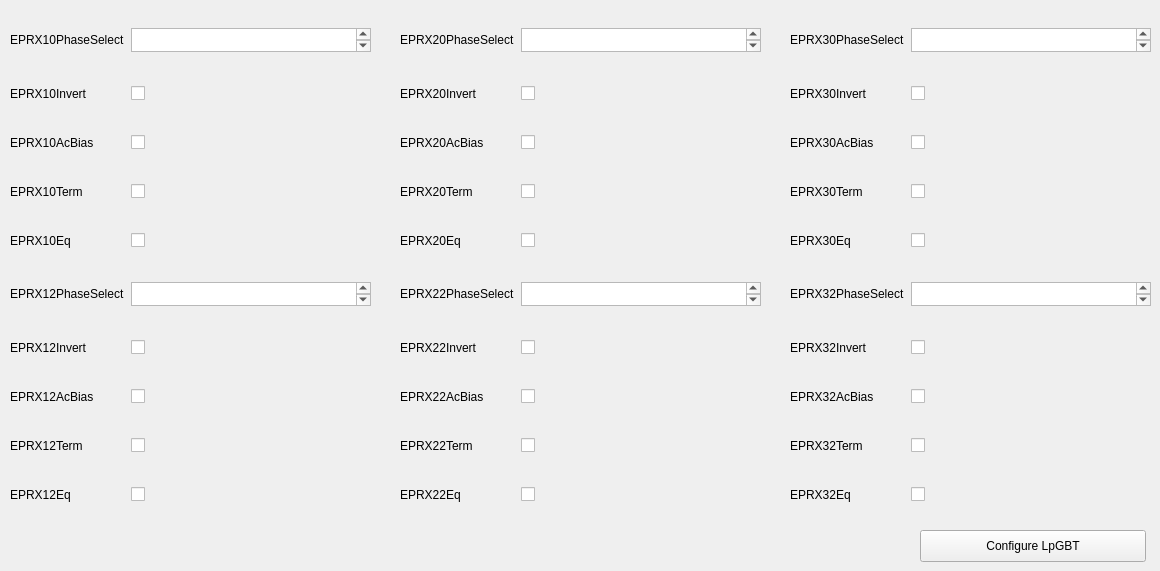
          <widget class="QWidget" name="tab_33">
           <attribute name="title">
            <string>EPRXChnCntr</string>
           </attribute>
           <widget class="QWidget" name="gridLayoutWidget_67">
            <property name="geometry">
             <rect>
              <x>790</x>
              <y>0</y>
              <width>361</width>
              <height>531</height>
             </rect>
            </property>
            <layout class="QGridLayout" name="gridLayout_43">
             <item row="3" column="1">
              <widget class="QCheckBox" name="lpgbt12eprx30chncntrXTermBox">
               <property name="text">
                <string/>
               </property>
              </widget>
             </item>
             <item row="0" column="0">
              <widget class="QLabel" name="lpgbt12eprx2controlX0TrackModeLabel_3">
               <property name="text">
                <string>EPRX30PhaseSelect</string>
               </property>
              </widget>
             </item>
             <item row="5" column="1">
              <widget class="QPlainTextEdit" name="lpgbt12eprx32chncntrXPhaseSelectBox">
               <property name="maximumSize">
                <size>
                 <width>16777215</width>
                 <height>24</height>
                </size>
               </property>
              </widget>
             </item>
             <item row="3" column="0">
              <widget class="QLabel" name="lpgbt12eprx3controlX2EnableLabel_3">
               <property name="text">
                <string>EPRX30Term</string>
               </property>
              </widget>
             </item>
             <item row="8" column="0">
              <widget class="QLabel" name="lpgbt12eprx3controlX2EnableLabel_4">
               <property name="text">
                <string>EPRX32Term</string>
               </property>
              </widget>
             </item>
             <item row="6" column="1">
              <widget class="QCheckBox" name="lpgbt12eprx32chncntrXInvertBox">
               <property name="text">
                <string/>
               </property>
              </widget>
             </item>
             <item row="9" column="1">
              <widget class="QCheckBox" name="lpgbt12eprx32chncntrXEqBox">
               <property name="text">
                <string/>
               </property>
              </widget>
             </item>
             <item row="6" column="0">
              <widget class="QLabel" name="lpgbt12eprx3controlX0EnableLabel_4">
               <property name="text">
                <string>EPRX32Invert</string>
               </property>
              </widget>
             </item>
             <item row="1" column="0">
              <widget class="QLabel" name="lpgbt12eprx3controlX0EnableLabel_3">
               <property name="text">
                <string>EPRX30Invert</string>
               </property>
              </widget>
             </item>
             <item row="2" column="1">
              <widget class="QCheckBox" name="lpgbt12eprx30chncntrXAcBiasBox">
               <property name="text">
                <string/>
               </property>
              </widget>
             </item>
             <item row="7" column="1">
              <widget class="QCheckBox" name="lpgbt12eprx32chncntrXAcBiasBox">
               <property name="text">
                <string/>
               </property>
              </widget>
             </item>
             <item row="9" column="0">
              <widget class="QLabel" name="lpgbt12eprx3controlX3EnableLabel_4">
               <property name="text">
                <string>EPRX32Eq</string>
               </property>
              </widget>
             </item>
             <item row="2" column="0">
              <widget class="QLabel" name="lpgbt12eprx3controlX1EnableLabel_3">
               <property name="text">
                <string>EPRX30AcBias</string>
               </property>
              </widget>
             </item>
             <item row="5" column="0">
              <widget class="QLabel" name="lpgbt12eprx2controlX0TrackModeLabel_4">
               <property name="text">
                <string>EPRX32PhaseSelect</string>
               </property>
              </widget>
             </item>
             <item row="4" column="1">
              <widget class="QCheckBox" name="lpgbt12eprx30chncntrXEqBox">
               <property name="text">
                <string/>
               </property>
              </widget>
             </item>
             <item row="8" column="1">
              <widget class="QCheckBox" name="lpgbt12eprx32chncntrXTermBox">
               <property name="text">
                <string/>
               </property>
              </widget>
             </item>
             <item row="1" column="1">
              <widget class="QCheckBox" name="lpgbt12eprx30chncntrXInvertBox">
               <property name="text">
                <string/>
               </property>
              </widget>
             </item>
             <item row="7" column="0">
              <widget class="QLabel" name="lpgbt12eprx3controlX1EnableLabel_4">
               <property name="text">
                <string>EPRX32AcBias</string>
               </property>
              </widget>
             </item>
             <item row="0" column="1">
              <widget class="QPlainTextEdit" name="lpgbt12eprx30chncntrXPhaseSelectBox">
               <property name="maximumSize">
                <size>
                 <width>16777215</width>
                 <height>24</height>
                </size>
               </property>
              </widget>
             </item>
             <item row="4" column="0">
              <widget class="QLabel" name="lpgbt12eprx3controlX3EnableLabel_3">
               <property name="text">
                <string>EPRX30Eq</string>
               </property>
              </widget>
             </item>
            </layout>
           </widget>
           <widget class="QWidget" name="gridLayoutWidget_65">
            <property name="geometry">
             <rect>
              <x>10</x>
              <y>0</y>
              <width>361</width>
              <height>531</height>
             </rect>
            </property>
            <layout class="QGridLayout" name="gridLayout_41">
             <item row="4" column="0">
              <widget class="QLabel" name="lpgbt12eprx3controlX3EnableLabel_2">
               <property name="text">
                <string>EPRX10Eq</string>
               </property>
              </widget>
             </item>
             <item row="4" column="1">
              <widget class="QCheckBox" name="lpgbt12eprx10chncntrXEqBox">
               <property name="text">
                <string/>
               </property>
              </widget>
             </item>
             <item row="3" column="0">
              <widget class="QLabel" name="lpgbtCLKGCDRPropCurWhenLockedLabel_2">
               <property name="text">
                <string>EPRX10Term</string>
               </property>
              </widget>
             </item>
             <item row="3" column="1">
              <widget class="QCheckBox" name="lpgbt12eprx10chncntrXTermBox">
               <property name="text">
                <string/>
               </property>
              </widget>
             </item>
             <item row="2" column="0">
              <widget class="QLabel" name="lpgbt12eprx3controlX1EnableLabel_2">
               <property name="text">
                <string>EPRX10AcBias</string>
               </property>
              </widget>
             </item>
             <item row="2" column="1">
              <widget class="QCheckBox" name="lpgbt12eprx10chncntrXAcBiasBox">
               <property name="text">
                <string/>
               </property>
              </widget>
             </item>
             <item row="1" column="0">
              <widget class="QLabel" name="lpgbt12eprx3controlX0EnableLabel_2">
               <property name="text">
                <string>EPRX10Invert</string>
               </property>
              </widget>
             </item>
             <item row="1" column="1">
              <widget class="QCheckBox" name="lpgbt12eprx10chncntrXInvertBox">
               <property name="text">
                <string/>
               </property>
              </widget>
             </item>
             <item row="0" column="0">
              <widget class="QLabel" name="lpgbt12eprx2controlX0TrackModeLabel_2">
               <property name="text">
                <string>EPRX10PhaseSelect</string>
               </property>
              </widget>
             </item>
             <item row="0" column="1">
              <widget class="QPlainTextEdit" name="lpgbt12eprx10chncntrXPhaseSelectBox">
               <property name="maximumSize">
                <size>
                 <width>16777215</width>
                 <height>24</height>
                </size>
               </property>
              </widget>
             </item>
             <item row="5" column="0">
              <widget class="QLabel" name="lpgbt12eprx2controlX0EnableLabel_4">
               <property name="text">
                <string>EPRX12PhaseSelect</string>
               </property>
              </widget>
             </item>
             <item row="5" column="1">
              <widget class="QPlainTextEdit" name="lpgbt12eprx12chncntrXPhaseSelectBox">
               <property name="maximumSize">
                <size>
                 <width>16777215</width>
                 <height>24</height>
                </size>
               </property>
              </widget>
             </item>
             <item row="6" column="0">
              <widget class="QLabel" name="lpgbt12eprx2controlX1EnableLabel_4">
               <property name="text">
                <string>EPRX12Invert</string>
               </property>
              </widget>
             </item>
             <item row="6" column="1">
              <widget class="QCheckBox" name="lpgbt12eprx12chncntrXInvertBox">
               <property name="text">
                <string/>
               </property>
              </widget>
             </item>
             <item row="7" column="0">
              <widget class="QLabel" name="lpgbt12eprx2controlX2EnableLabel_4">
               <property name="text">
                <string>EPRX12AcBias</string>
               </property>
              </widget>
             </item>
             <item row="7" column="1">
              <widget class="QCheckBox" name="lpgbt12eprx12chncntrXAcBiasBox">
               <property name="text">
                <string/>
               </property>
              </widget>
             </item>
             <item row="8" column="0">
              <widget class="QLabel" name="lpgbtCLKGCDRPropCurLabel_2">
               <property name="text">
                <string>EPRX12Term</string>
               </property>
              </widget>
             </item>
             <item row="8" column="1">
              <widget class="QCheckBox" name="lpgbt12eprx12chncntrXTermBox">
               <property name="text">
                <string/>
               </property>
              </widget>
             </item>
             <item row="9" column="0">
              <widget class="QLabel" name="lpgbt12eprx0controlX0DataRateLabel_5">
               <property name="text">
                <string>EPRX12Eq</string>
               </property>
              </widget>
             </item>
             <item row="9" column="1">
              <widget class="QCheckBox" name="lpgbt12eprx12chncntrXEqBox">
               <property name="text">
                <string/>
               </property>
              </widget>
             </item>
            </layout>
           </widget>
           <widget class="QWidget" name="gridLayoutWidget_66">
            <property name="geometry">
             <rect>
              <x>400</x>
              <y>0</y>
              <width>361</width>
              <height>531</height>
             </rect>
            </property>
            <layout class="QGridLayout" name="gridLayout_42">
             <item row="5" column="0">
              <widget class="QLabel" name="lpgbt12eprx2controlX0EnableLabel_3">
               <property name="text">
                <string>EPRX22PhaseSelect</string>
               </property>
              </widget>
             </item>
             <item row="0" column="0">
              <widget class="QLabel" name="lpgbt12eprx2controlX0EnableLabel_2">
               <property name="text">
                <string>EPRX20PhaseSelect</string>
               </property>
              </widget>
             </item>
             <item row="5" column="1">
              <widget class="QPlainTextEdit" name="lpgbt12eprx22chncntrXPhaseSelectBox">
               <property name="maximumSize">
                <size>
                 <width>16777215</width>
                 <height>24</height>
                </size>
               </property>
              </widget>
             </item>
             <item row="0" column="1">
              <widget class="QPlainTextEdit" name="lpgbt12eprx20chncntrXPhaseSelectBox">
               <property name="maximumSize">
                <size>
                 <width>16777215</width>
                 <height>24</height>
                </size>
               </property>
              </widget>
             </item>
             <item row="6" column="0">
              <widget class="QLabel" name="lpgbt12eprx2controlX1EnableLabel_3">
               <property name="text">
                <string>EPRX22Invert</string>
               </property>
              </widget>
             </item>
             <item row="1" column="0">
              <widget class="QLabel" name="lpgbt12eprx2controlX1EnableLabel_2">
               <property name="text">
                <string>EPRX20Invert</string>
               </property>
              </widget>
             </item>
             <item row="6" column="1">
              <widget class="QCheckBox" name="lpgbt12eprx22chncntrXInvertBox">
               <property name="text">
                <string/>
               </property>
              </widget>
             </item>
             <item row="1" column="1">
              <widget class="QCheckBox" name="lpgbt12eprx20chncntrXInvertBox">
               <property name="text">
                <string/>
               </property>
              </widget>
             </item>
             <item row="7" column="0">
              <widget class="QLabel" name="lpgbt12eprx2controlX2EnableLabel_3">
               <property name="text">
                <string>EPRX22AcBias</string>
               </property>
              </widget>
             </item>
             <item row="2" column="0">
              <widget class="QLabel" name="lpgbt12eprx2controlX2EnableLabel_2">
               <property name="text">
                <string>EPRX20AcBias</string>
               </property>
              </widget>
             </item>
             <item row="7" column="1">
              <widget class="QCheckBox" name="lpgbt12eprx22chncntrXAcBiasBox">
               <property name="text">
                <string/>
               </property>
              </widget>
             </item>
             <item row="2" column="1">
              <widget class="QCheckBox" name="lpgbt12eprx20chncntrXAcBiasBox">
               <property name="text">
                <string/>
               </property>
              </widget>
             </item>
             <item row="8" column="0">
              <widget class="QLabel" name="lpgbt12eprx2controlX3EnableLabel_3">
               <property name="text">
                <string>EPRX22Term</string>
               </property>
              </widget>
             </item>
             <item row="3" column="0">
              <widget class="QLabel" name="lpgbt12eprx2controlX3EnableLabel_2">
               <property name="text">
                <string>EPRX20Term</string>
               </property>
              </widget>
             </item>
             <item row="8" column="1">
              <widget class="QCheckBox" name="lpgbt12eprx22chncntrXTermBox">
               <property name="text">
                <string/>
               </property>
              </widget>
             </item>
             <item row="3" column="1">
              <widget class="QCheckBox" name="lpgbt12eprx20chncntrXTermBox">
               <property name="text">
                <string/>
               </property>
              </widget>
             </item>
             <item row="9" column="0">
              <widget class="QLabel" name="lpgbt12eprx0controlX0DataRateLabel_4">
               <property name="text">
                <string>EPRX22Eq</string>
               </property>
              </widget>
             </item>
             <item row="4" column="0">
              <widget class="QLabel" name="lpgbt12eprx0controlX0DataRateLabel_3">
               <property name="text">
                <string>EPRX20Eq</string>
               </property>
              </widget>
             </item>
             <item row="9" column="1">
              <widget class="QCheckBox" name="lpgbt12eprx22chncntrXEqBox">
               <property name="text">
                <string/>
               </property>
              </widget>
             </item>
             <item row="4" column="1">
              <widget class="QCheckBox" name="lpgbt12eprx20chncntrXEqBox">
               <property name="text">
                <string/>
               </property>
              </widget>
             </item>
            </layout>
           </widget>
           <widget class="QPushButton" name="configureLpGBTButton4">
            <property name="geometry">
             <rect>
              <x>920</x>
              <y>530</y>
              <width>226</width>
              <height>32</height>
             </rect>
            </property>
            <property name="text">
             <string>Configure LpGBT</string>
            </property>
           </widget>
          </widget>
